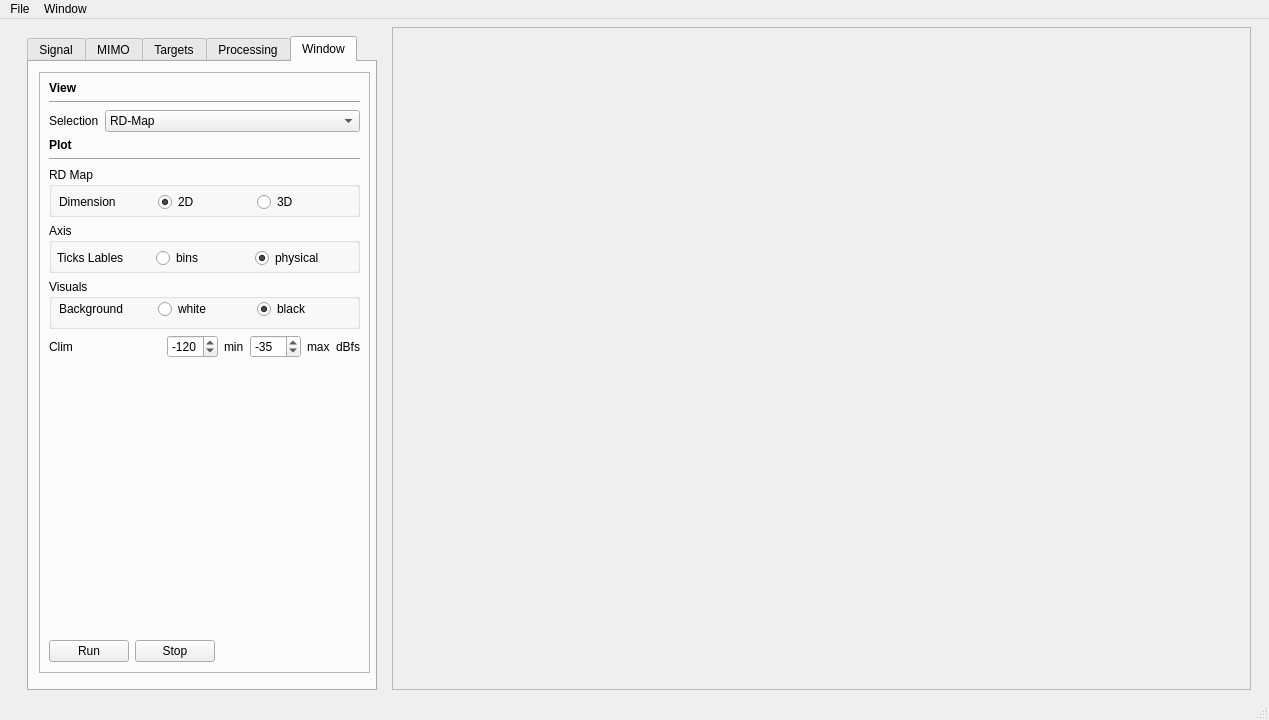
<?xml version="1.0" encoding="UTF-8"?>
<ui version="4.0">
 <class>MainWindow</class>
 <widget class="QMainWindow" name="MainWindow">
  <property name="enabled">
   <bool>true</bool>
  </property>
  <property name="geometry">
   <rect>
    <x>0</x>
    <y>0</y>
    <width>1269</width>
    <height>720</height>
   </rect>
  </property>
  <property name="sizePolicy">
   <sizepolicy hsizetype="Fixed" vsizetype="Fixed">
    <horstretch>0</horstretch>
    <verstretch>0</verstretch>
   </sizepolicy>
  </property>
  <property name="windowTitle">
   <string>MainWindow</string>
  </property>
  <property name="animated">
   <bool>true</bool>
  </property>
  <widget class="QWidget" name="centralwidget">
   <property name="sizePolicy">
    <sizepolicy hsizetype="Preferred" vsizetype="Preferred">
     <horstretch>0</horstretch>
     <verstretch>0</verstretch>
    </sizepolicy>
   </property>
   <widget class="QFrame" name="mainFrame">
    <property name="geometry">
     <rect>
      <x>9</x>
      <y>-1</y>
      <width>1251</width>
      <height>681</height>
     </rect>
    </property>
    <property name="sizePolicy">
     <sizepolicy hsizetype="Expanding" vsizetype="Expanding">
      <horstretch>0</horstretch>
      <verstretch>0</verstretch>
     </sizepolicy>
    </property>
    <property name="frameShape">
     <enum>QFrame::Shape::NoFrame</enum>
    </property>
    <layout class="QHBoxLayout" name="horizontalLayout_7">
     <item>
      <widget class="QFrame" name="mainSettingsFrame">
       <property name="sizePolicy">
        <sizepolicy hsizetype="Minimum" vsizetype="Minimum">
         <horstretch>0</horstretch>
         <verstretch>0</verstretch>
        </sizepolicy>
       </property>
       <property name="frameShape">
        <enum>QFrame::Shape::NoFrame</enum>
       </property>
       <layout class="QHBoxLayout" name="horizontalLayout_5">
        <item>
         <widget class="QTabWidget" name="tabWidget">
          <property name="sizePolicy">
           <sizepolicy hsizetype="Fixed" vsizetype="Fixed">
            <horstretch>0</horstretch>
            <verstretch>0</verstretch>
           </sizepolicy>
          </property>
          <property name="minimumSize">
           <size>
            <width>350</width>
            <height>655</height>
           </size>
          </property>
          <property name="currentIndex">
           <number>4</number>
          </property>
          <widget class="QWidget" name="tab">
           <attribute name="title">
            <string>Signal</string>
           </attribute>
           <widget class="QFrame" name="frame_4">
            <property name="geometry">
             <rect>
              <x>10</x>
              <y>10</y>
              <width>331</width>
              <height>601</height>
             </rect>
            </property>
            <property name="frameShape">
             <enum>QFrame::Shape::StyledPanel</enum>
            </property>
            <property name="frameShadow">
             <enum>QFrame::Shadow::Raised</enum>
            </property>
            <widget class="QWidget" name="verticalLayoutWidget_3">
             <property name="geometry">
              <rect>
               <x>10</x>
               <y>10</y>
               <width>311</width>
               <height>581</height>
              </rect>
             </property>
             <layout class="QVBoxLayout" name="verticalLayout_5">
              <item>
               <widget class="QLabel" name="label_21">
                <property name="font">
                 <font>
                  <bold>true</bold>
                 </font>
                </property>
                <property name="text">
                 <string>Source</string>
                </property>
               </widget>
              </item>
              <item>
               <widget class="QGroupBox" name="groupBox">
                <property name="title">
                 <string/>
                </property>
                <widget class="QWidget" name="horizontalLayoutWidget_7">
                 <property name="geometry">
                  <rect>
                   <x>9</x>
                   <y>0</y>
                   <width>291</width>
                   <height>41</height>
                  </rect>
                 </property>
                 <layout class="QHBoxLayout" name="horizontalLayout_9">
                  <item>
                   <widget class="QRadioButton" name="radioButton">
                    <property name="text">
                     <string>FMCW</string>
                    </property>
                    <property name="checked">
                     <bool>true</bool>
                    </property>
                   </widget>
                  </item>
                 </layout>
                </widget>
               </widget>
              </item>
              <item>
               <widget class="QLabel" name="label_4">
                <property name="font">
                 <font>
                  <bold>true</bold>
                 </font>
                </property>
                <property name="text">
                 <string>Waveform</string>
                </property>
               </widget>
              </item>
              <item>
               <widget class="QGroupBox" name="groupBox_2">
                <property name="enabled">
                 <bool>true</bool>
                </property>
                <property name="title">
                 <string/>
                </property>
                <widget class="QWidget" name="horizontalLayoutWidget_8">
                 <property name="geometry">
                  <rect>
                   <x>9</x>
                   <y>0</y>
                   <width>291</width>
                   <height>41</height>
                  </rect>
                 </property>
                 <layout class="QHBoxLayout" name="horizontalLayout_10">
                  <item>
                   <widget class="QRadioButton" name="radioButton_2">
                    <property name="text">
                     <string>Up-Chirp</string>
                    </property>
                    <property name="checked">
                     <bool>true</bool>
                    </property>
                   </widget>
                  </item>
                  <item>
                   <widget class="QRadioButton" name="radioButton_4">
                    <property name="text">
                     <string>Down-Chirp</string>
                    </property>
                   </widget>
                  </item>
                  <item>
                   <widget class="QRadioButton" name="radioButton_3">
                    <property name="text">
                     <string>Triangle-Chirp</string>
                    </property>
                   </widget>
                  </item>
                 </layout>
                </widget>
               </widget>
              </item>
              <item>
               <layout class="QHBoxLayout" name="horizontalLayout_8"/>
              </item>
              <item>
               <widget class="Line" name="line_3">
                <property name="orientation">
                 <enum>Qt::Orientation::Horizontal</enum>
                </property>
               </widget>
              </item>
              <item>
               <layout class="QGridLayout" name="gridLayout">
                <item row="0" column="3">
                 <spacer name="horizontalSpacer">
                  <property name="orientation">
                   <enum>Qt::Orientation::Horizontal</enum>
                  </property>
                  <property name="sizeHint" stdset="0">
                   <size>
                    <width>40</width>
                    <height>20</height>
                   </size>
                  </property>
                 </spacer>
                </item>
                <item row="1" column="2">
                 <widget class="QLabel" name="label_14">
                  <property name="text">
                   <string>MHz</string>
                  </property>
                 </widget>
                </item>
                <item row="7" column="2">
                 <widget class="QLabel" name="label_20">
                  <property name="text">
                   <string>µs</string>
                  </property>
                 </widget>
                </item>
                <item row="6" column="0">
                 <widget class="QLabel" name="label_10">
                  <property name="text">
                   <string>t_fly</string>
                  </property>
                 </widget>
                </item>
                <item row="5" column="0">
                 <widget class="QLabel" name="label_11">
                  <property name="text">
                   <string>t_pre</string>
                  </property>
                 </widget>
                </item>
                <item row="4" column="0">
                 <widget class="QLabel" name="label_12">
                  <property name="text">
                   <string>t_pri</string>
                  </property>
                 </widget>
                </item>
                <item row="1" column="0">
                 <widget class="QLabel" name="label_5">
                  <property name="text">
                   <string>f_BW</string>
                  </property>
                 </widget>
                </item>
                <item row="0" column="2">
                 <widget class="QLabel" name="label_13">
                  <property name="text">
                   <string>MHz</string>
                  </property>
                 </widget>
                </item>
                <item row="4" column="2">
                 <widget class="QLabel" name="label_17">
                  <property name="text">
                   <string>µs</string>
                  </property>
                 </widget>
                </item>
                <item row="5" column="1">
                 <widget class="QLineEdit" name="lineEdit_t_pre"/>
                </item>
                <item row="6" column="2">
                 <widget class="QLabel" name="label_19">
                  <property name="text">
                   <string>µs</string>
                  </property>
                 </widget>
                </item>
                <item row="7" column="1">
                 <widget class="QLineEdit" name="lineEdit_t_wait"/>
                </item>
                <item row="8" column="0">
                 <widget class="QLabel" name="label_7">
                  <property name="text">
                   <string>n_sample</string>
                  </property>
                 </widget>
                </item>
                <item row="8" column="1">
                 <widget class="QLineEdit" name="lineEdit_n_sample"/>
                </item>
                <item row="2" column="1">
                 <widget class="QLineEdit" name="lineEdit_f_s"/>
                </item>
                <item row="0" column="0">
                 <widget class="QLabel" name="label">
                  <property name="text">
                   <string>f_start</string>
                  </property>
                 </widget>
                </item>
                <item row="3" column="0">
                 <widget class="QLabel" name="label_8">
                  <property name="text">
                   <string>t_c</string>
                  </property>
                 </widget>
                </item>
                <item row="1" column="1">
                 <widget class="QLineEdit" name="lineEdit_f_BW"/>
                </item>
                <item row="0" column="1">
                 <widget class="QLineEdit" name="lineEdit_f_start">
                  <property name="minimumSize">
                   <size>
                    <width>100</width>
                    <height>0</height>
                   </size>
                  </property>
                  <property name="readOnly">
                   <bool>false</bool>
                  </property>
                 </widget>
                </item>
                <item row="3" column="1">
                 <widget class="QLineEdit" name="lineEdit_t_c"/>
                </item>
                <item row="6" column="1">
                 <widget class="QLineEdit" name="lineEdit_t_fly"/>
                </item>
                <item row="4" column="1">
                 <widget class="QLineEdit" name="lineEdit_t_pri"/>
                </item>
                <item row="2" column="2">
                 <widget class="QLabel" name="label_15">
                  <property name="text">
                   <string>MHz</string>
                  </property>
                 </widget>
                </item>
                <item row="9" column="1">
                 <widget class="QLineEdit" name="lineEdit_n_ramps"/>
                </item>
                <item row="7" column="0">
                 <widget class="QLabel" name="label_9">
                  <property name="text">
                   <string>t_wait</string>
                  </property>
                 </widget>
                </item>
                <item row="5" column="2">
                 <widget class="QLabel" name="label_18">
                  <property name="text">
                   <string>µs</string>
                  </property>
                 </widget>
                </item>
                <item row="9" column="0">
                 <widget class="QLabel" name="label_2">
                  <property name="text">
                   <string>n_ramps</string>
                  </property>
                 </widget>
                </item>
                <item row="2" column="0">
                 <widget class="QLabel" name="label_6">
                  <property name="text">
                   <string>f_s</string>
                  </property>
                 </widget>
                </item>
                <item row="3" column="2">
                 <widget class="QLabel" name="label_16">
                  <property name="text">
                   <string>µs</string>
                  </property>
                 </widget>
                </item>
               </layout>
              </item>
              <item>
               <widget class="Line" name="line">
                <property name="orientation">
                 <enum>Qt::Orientation::Horizontal</enum>
                </property>
               </widget>
              </item>
              <item>
               <spacer name="verticalSpacer_3">
                <property name="orientation">
                 <enum>Qt::Orientation::Vertical</enum>
                </property>
                <property name="sizeHint" stdset="0">
                 <size>
                  <width>20</width>
                  <height>40</height>
                 </size>
                </property>
               </spacer>
              </item>
              <item>
               <layout class="QHBoxLayout" name="horizontalLayout_2">
                <item>
                 <widget class="QPushButton" name="applyAndSaveButton">
                  <property name="text">
                   <string>Apply &amp;&amp; Save</string>
                  </property>
                 </widget>
                </item>
                <item>
                 <widget class="QPushButton" name="showButton">
                  <property name="text">
                   <string>Show</string>
                  </property>
                 </widget>
                </item>
                <item>
                 <spacer name="horizontalSpacer_2">
                  <property name="orientation">
                   <enum>Qt::Orientation::Horizontal</enum>
                  </property>
                  <property name="sizeHint" stdset="0">
                   <size>
                    <width>40</width>
                    <height>20</height>
                   </size>
                  </property>
                 </spacer>
                </item>
               </layout>
              </item>
             </layout>
            </widget>
           </widget>
          </widget>
          <widget class="QWidget" name="tab_5">
           <attribute name="title">
            <string>MIMO</string>
           </attribute>
           <widget class="QFrame" name="frame_6">
            <property name="geometry">
             <rect>
              <x>10</x>
              <y>10</y>
              <width>331</width>
              <height>601</height>
             </rect>
            </property>
            <property name="frameShape">
             <enum>QFrame::Shape::StyledPanel</enum>
            </property>
            <property name="frameShadow">
             <enum>QFrame::Shadow::Raised</enum>
            </property>
           </widget>
          </widget>
          <widget class="QWidget" name="tab_2">
           <attribute name="title">
            <string>Targets</string>
           </attribute>
           <widget class="QScrollArea" name="scrollArea">
            <property name="geometry">
             <rect>
              <x>10</x>
              <y>320</y>
              <width>331</width>
              <height>291</height>
             </rect>
            </property>
            <property name="horizontalScrollBarPolicy">
             <enum>Qt::ScrollBarPolicy::ScrollBarAsNeeded</enum>
            </property>
            <property name="widgetResizable">
             <bool>true</bool>
            </property>
            <widget class="QWidget" name="scrollAreaWidgetContents">
             <property name="geometry">
              <rect>
               <x>0</x>
               <y>0</y>
               <width>329</width>
               <height>289</height>
              </rect>
             </property>
             <layout class="QVBoxLayout" name="verticalLayout_4">
              <item>
               <widget class="BoxPedestrian" name="Box_Pedestrian"/>
              </item>
              <item>
               <widget class="BoxDrone" name="Box_Drone"/>
              </item>
              <item>
               <widget class="BoxTruck" name="Box_Truck"/>
              </item>
             </layout>
            </widget>
           </widget>
           <widget class="TargetList" name="TargetList">
            <property name="geometry">
             <rect>
              <x>10</x>
              <y>10</y>
              <width>331</width>
              <height>301</height>
             </rect>
            </property>
            <property name="horizontalScrollBarPolicy">
             <enum>Qt::ScrollBarPolicy::ScrollBarAsNeeded</enum>
            </property>
            <property name="widgetResizable">
             <bool>true</bool>
            </property>
            <widget class="QWidget" name="scrollAreaWidgetContents_2">
             <property name="geometry">
              <rect>
               <x>0</x>
               <y>0</y>
               <width>329</width>
               <height>299</height>
              </rect>
             </property>
             <layout class="QVBoxLayout" name="verticalLayout">
              <item>
               <spacer name="verticalSpacer">
                <property name="orientation">
                 <enum>Qt::Orientation::Vertical</enum>
                </property>
                <property name="sizeHint" stdset="0">
                 <size>
                  <width>20</width>
                  <height>40</height>
                 </size>
                </property>
               </spacer>
              </item>
             </layout>
            </widget>
           </widget>
          </widget>
          <widget class="QWidget" name="tab_3">
           <attribute name="title">
            <string>Processing</string>
           </attribute>
           <widget class="QFrame" name="frame_5">
            <property name="geometry">
             <rect>
              <x>10</x>
              <y>10</y>
              <width>331</width>
              <height>601</height>
             </rect>
            </property>
            <property name="frameShape">
             <enum>QFrame::Shape::StyledPanel</enum>
            </property>
            <property name="frameShadow">
             <enum>QFrame::Shadow::Raised</enum>
            </property>
            <widget class="QWidget" name="verticalLayoutWidget_2">
             <property name="geometry">
              <rect>
               <x>10</x>
               <y>10</y>
               <width>311</width>
               <height>581</height>
              </rect>
             </property>
             <layout class="QVBoxLayout" name="verticalLayout_3">
              <item>
               <layout class="QHBoxLayout" name="horizontalLayout_6">
                <item>
                 <widget class="QCheckBox" name="checkBox">
                  <property name="font">
                   <font>
                    <bold>true</bold>
                   </font>
                  </property>
                  <property name="text">
                   <string>Target Detection</string>
                  </property>
                 </widget>
                </item>
                <item>
                 <spacer name="horizontalSpacer_5">
                  <property name="orientation">
                   <enum>Qt::Orientation::Horizontal</enum>
                  </property>
                  <property name="sizeHint" stdset="0">
                   <size>
                    <width>40</width>
                    <height>20</height>
                   </size>
                  </property>
                 </spacer>
                </item>
               </layout>
              </item>
              <item>
               <widget class="Line" name="line_4">
                <property name="orientation">
                 <enum>Qt::Orientation::Horizontal</enum>
                </property>
               </widget>
              </item>
              <item>
               <layout class="QFormLayout" name="formLayout">
                <item row="0" column="0">
                 <widget class="QLabel" name="label_3">
                  <property name="text">
                   <string>Algorithm</string>
                  </property>
                 </widget>
                </item>
                <item row="0" column="1">
                 <widget class="QComboBox" name="setTargetDetection">
                  <item>
                   <property name="text">
                    <string>Single Threshold</string>
                   </property>
                  </item>
                  <item>
                   <property name="text">
                    <string>CA-CFAR</string>
                   </property>
                  </item>
                 </widget>
                </item>
               </layout>
              </item>
              <item>
               <widget class="QCheckBox" name="checkBox_2">
                <property name="font">
                 <font>
                  <bold>true</bold>
                 </font>
                </property>
                <property name="text">
                 <string>DoA</string>
                </property>
               </widget>
              </item>
              <item>
               <widget class="Line" name="line_8">
                <property name="orientation">
                 <enum>Qt::Orientation::Horizontal</enum>
                </property>
               </widget>
              </item>
              <item>
               <layout class="QFormLayout" name="formLayout_2">
                <item row="0" column="0">
                 <widget class="QLabel" name="label_22">
                  <property name="text">
                   <string>Algorithm</string>
                  </property>
                 </widget>
                </item>
                <item row="0" column="1">
                 <widget class="QComboBox" name="setTargetDetection_2">
                  <item>
                   <property name="text">
                    <string>Angle FFT</string>
                   </property>
                  </item>
                  <item>
                   <property name="text">
                    <string>Delay-Sum-Beamformer</string>
                   </property>
                  </item>
                 </widget>
                </item>
               </layout>
              </item>
              <item>
               <spacer name="verticalSpacer_2">
                <property name="orientation">
                 <enum>Qt::Orientation::Vertical</enum>
                </property>
                <property name="sizeHint" stdset="0">
                 <size>
                  <width>20</width>
                  <height>40</height>
                 </size>
                </property>
               </spacer>
              </item>
              <item>
               <layout class="QHBoxLayout" name="horizontalLayout">
                <item>
                 <widget class="QPushButton" name="applyButton">
                  <property name="sizePolicy">
                   <sizepolicy hsizetype="Minimum" vsizetype="Fixed">
                    <horstretch>0</horstretch>
                    <verstretch>0</verstretch>
                   </sizepolicy>
                  </property>
                  <property name="maximumSize">
                   <size>
                    <width>100</width>
                    <height>16777215</height>
                   </size>
                  </property>
                  <property name="text">
                   <string>Apply</string>
                  </property>
                 </widget>
                </item>
                <item>
                 <spacer name="horizontalSpacer_3">
                  <property name="orientation">
                   <enum>Qt::Orientation::Horizontal</enum>
                  </property>
                  <property name="sizeHint" stdset="0">
                   <size>
                    <width>40</width>
                    <height>20</height>
                   </size>
                  </property>
                 </spacer>
                </item>
               </layout>
              </item>
             </layout>
            </widget>
           </widget>
          </widget>
          <widget class="QWidget" name="tab_4">
           <attribute name="title">
            <string>Window</string>
           </attribute>
           <widget class="QFrame" name="frame_3">
            <property name="geometry">
             <rect>
              <x>10</x>
              <y>10</y>
              <width>331</width>
              <height>601</height>
             </rect>
            </property>
            <property name="frameShape">
             <enum>QFrame::Shape::StyledPanel</enum>
            </property>
            <property name="frameShadow">
             <enum>QFrame::Shadow::Raised</enum>
            </property>
            <widget class="QWidget" name="verticalLayoutWidget_4">
             <property name="geometry">
              <rect>
               <x>10</x>
               <y>9</y>
               <width>311</width>
               <height>581</height>
              </rect>
             </property>
             <layout class="QVBoxLayout" name="verticalLayout_6">
              <item>
               <widget class="QLabel" name="label_23">
                <property name="font">
                 <font>
                  <bold>true</bold>
                 </font>
                </property>
                <property name="text">
                 <string>View</string>
                </property>
               </widget>
              </item>
              <item>
               <widget class="Line" name="line_5">
                <property name="orientation">
                 <enum>Qt::Orientation::Horizontal</enum>
                </property>
               </widget>
              </item>
              <item>
               <layout class="QHBoxLayout" name="horizontalLayout_4">
                <item>
                 <widget class="QLabel" name="label_25">
                  <property name="sizePolicy">
                   <sizepolicy hsizetype="Minimum" vsizetype="Preferred">
                    <horstretch>0</horstretch>
                    <verstretch>0</verstretch>
                   </sizepolicy>
                  </property>
                  <property name="text">
                   <string>Selection</string>
                  </property>
                 </widget>
                </item>
                <item>
                 <widget class="QComboBox" name="plotLayoutSelector">
                  <property name="sizePolicy">
                   <sizepolicy hsizetype="Expanding" vsizetype="Fixed">
                    <horstretch>0</horstretch>
                    <verstretch>0</verstretch>
                   </sizepolicy>
                  </property>
                  <item>
                   <property name="text">
                    <string>RD-Map</string>
                   </property>
                  </item>
                  <item>
                   <property name="text">
                    <string>Combo</string>
                   </property>
                  </item>
                 </widget>
                </item>
               </layout>
              </item>
              <item>
               <widget class="QLabel" name="label_24">
                <property name="font">
                 <font>
                  <bold>true</bold>
                 </font>
                </property>
                <property name="text">
                 <string>Plot</string>
                </property>
               </widget>
              </item>
              <item>
               <widget class="Line" name="line_7">
                <property name="orientation">
                 <enum>Qt::Orientation::Horizontal</enum>
                </property>
               </widget>
              </item>
              <item>
               <widget class="QGroupBox" name="groupBox_3">
                <property name="minimumSize">
                 <size>
                  <width>0</width>
                  <height>50</height>
                 </size>
                </property>
                <property name="title">
                 <string>RD Map</string>
                </property>
                <widget class="QWidget" name="gridLayoutWidget_2">
                 <property name="geometry">
                  <rect>
                   <x>10</x>
                   <y>20</y>
                   <width>291</width>
                   <height>31</height>
                  </rect>
                 </property>
                 <layout class="QGridLayout" name="gridLayout_2">
                  <item row="0" column="2">
                   <widget class="QRadioButton" name="radioButton_3D">
                    <property name="text">
                     <string>3D</string>
                    </property>
                   </widget>
                  </item>
                  <item row="0" column="1">
                   <widget class="QRadioButton" name="radioButton_2D">
                    <property name="text">
                     <string>2D</string>
                    </property>
                    <property name="checked">
                     <bool>true</bool>
                    </property>
                   </widget>
                  </item>
                  <item row="0" column="0">
                   <widget class="QLabel" name="label_26">
                    <property name="text">
                     <string>Dimension</string>
                    </property>
                   </widget>
                  </item>
                 </layout>
                </widget>
               </widget>
              </item>
              <item>
               <widget class="QGroupBox" name="groupBox_4">
                <property name="minimumSize">
                 <size>
                  <width>0</width>
                  <height>50</height>
                 </size>
                </property>
                <property name="title">
                 <string>Axis</string>
                </property>
                <widget class="QWidget" name="gridLayoutWidget_3">
                 <property name="geometry">
                  <rect>
                   <x>8</x>
                   <y>20</y>
                   <width>291</width>
                   <height>31</height>
                  </rect>
                 </property>
                 <layout class="QGridLayout" name="gridLayout_3">
                  <item row="0" column="2">
                   <widget class="QRadioButton" name="radioButton_physical">
                    <property name="text">
                     <string>physical</string>
                    </property>
                    <property name="checked">
                     <bool>true</bool>
                    </property>
                   </widget>
                  </item>
                  <item row="0" column="1">
                   <widget class="QRadioButton" name="radioButton_bins">
                    <property name="text">
                     <string>bins</string>
                    </property>
                    <property name="checked">
                     <bool>false</bool>
                    </property>
                   </widget>
                  </item>
                  <item row="0" column="0">
                   <widget class="QLabel" name="label_29">
                    <property name="text">
                     <string>Ticks Lables</string>
                    </property>
                   </widget>
                  </item>
                 </layout>
                </widget>
               </widget>
              </item>
              <item>
               <widget class="QGroupBox" name="groupBox_5">
                <property name="minimumSize">
                 <size>
                  <width>0</width>
                  <height>50</height>
                 </size>
                </property>
                <property name="title">
                 <string>Visuals</string>
                </property>
                <widget class="QWidget" name="gridLayoutWidget_4">
                 <property name="geometry">
                  <rect>
                   <x>10</x>
                   <y>20</y>
                   <width>291</width>
                   <height>51</height>
                  </rect>
                 </property>
                 <layout class="QGridLayout" name="gridLayout_4">
                  <item row="0" column="0">
                   <widget class="QLabel" name="label_30">
                    <property name="text">
                     <string>Background</string>
                    </property>
                   </widget>
                  </item>
                  <item row="1" column="0">
                   <widget class="QLabel" name="label_27">
                    <property name="text">
                     <string/>
                    </property>
                   </widget>
                  </item>
                  <item row="0" column="2">
                   <widget class="QRadioButton" name="radioButton_black">
                    <property name="text">
                     <string>black</string>
                    </property>
                    <property name="checked">
                     <bool>true</bool>
                    </property>
                   </widget>
                  </item>
                  <item row="0" column="1">
                   <widget class="QRadioButton" name="radioButton_white">
                    <property name="text">
                     <string>white</string>
                    </property>
                    <property name="checked">
                     <bool>false</bool>
                    </property>
                   </widget>
                  </item>
                 </layout>
                </widget>
               </widget>
              </item>
              <item>
               <layout class="QGridLayout" name="gridLayout_5">
                <item row="0" column="2">
                 <widget class="QSpinBox" name="spinMinClimBox">
                  <property name="minimum">
                   <number>-160</number>
                  </property>
                  <property name="maximum">
                   <number>20</number>
                  </property>
                  <property name="value">
                   <number>-120</number>
                  </property>
                 </widget>
                </item>
                <item row="0" column="1">
                 <spacer name="horizontalSpacer_6">
                  <property name="orientation">
                   <enum>Qt::Orientation::Horizontal</enum>
                  </property>
                  <property name="sizeHint" stdset="0">
                   <size>
                    <width>40</width>
                    <height>20</height>
                   </size>
                  </property>
                 </spacer>
                </item>
                <item row="0" column="4">
                 <widget class="QSpinBox" name="spinMaxClimBox">
                  <property name="minimum">
                   <number>-160</number>
                  </property>
                  <property name="maximum">
                   <number>20</number>
                  </property>
                  <property name="value">
                   <number>-35</number>
                  </property>
                 </widget>
                </item>
                <item row="0" column="3">
                 <widget class="QLabel" name="label_31">
                  <property name="text">
                   <string>min</string>
                  </property>
                 </widget>
                </item>
                <item row="0" column="5">
                 <widget class="QLabel" name="label_32">
                  <property name="text">
                   <string>max</string>
                  </property>
                 </widget>
                </item>
                <item row="0" column="0">
                 <widget class="QLabel" name="label_28">
                  <property name="text">
                   <string>Clim</string>
                  </property>
                 </widget>
                </item>
                <item row="0" column="6">
                 <widget class="QLabel" name="label_33">
                  <property name="text">
                   <string>dBfs</string>
                  </property>
                 </widget>
                </item>
               </layout>
              </item>
              <item>
               <spacer name="verticalSpacer_4">
                <property name="orientation">
                 <enum>Qt::Orientation::Vertical</enum>
                </property>
                <property name="sizeHint" stdset="0">
                 <size>
                  <width>20</width>
                  <height>40</height>
                 </size>
                </property>
               </spacer>
              </item>
              <item>
               <layout class="QHBoxLayout" name="horizontalLayout_3">
                <item>
                 <widget class="QPushButton" name="runPlotButton">
                  <property name="text">
                   <string>Run</string>
                  </property>
                 </widget>
                </item>
                <item>
                 <widget class="QPushButton" name="stopPlotButton">
                  <property name="text">
                   <string>Stop</string>
                  </property>
                 </widget>
                </item>
                <item>
                 <spacer name="horizontalSpacer_4">
                  <property name="orientation">
                   <enum>Qt::Orientation::Horizontal</enum>
                  </property>
                  <property name="sizeHint" stdset="0">
                   <size>
                    <width>40</width>
                    <height>20</height>
                   </size>
                  </property>
                 </spacer>
                </item>
               </layout>
              </item>
             </layout>
            </widget>
           </widget>
          </widget>
         </widget>
        </item>
       </layout>
      </widget>
     </item>
     <item>
      <widget class="QFrame" name="plotFrame">
       <property name="sizePolicy">
        <sizepolicy hsizetype="Expanding" vsizetype="Expanding">
         <horstretch>0</horstretch>
         <verstretch>0</verstretch>
        </sizepolicy>
       </property>
       <property name="frameShape">
        <enum>QFrame::Shape::StyledPanel</enum>
       </property>
       <property name="frameShadow">
        <enum>QFrame::Shadow::Raised</enum>
       </property>
      </widget>
     </item>
    </layout>
   </widget>
  </widget>
  <widget class="QStatusBar" name="statusbar"/>
  <widget class="QMenuBar" name="menubar">
   <property name="geometry">
    <rect>
     <x>0</x>
     <y>0</y>
     <width>1269</width>
     <height>22</height>
    </rect>
   </property>
   <widget class="QMenu" name="menuFile">
    <property name="title">
     <string>File</string>
    </property>
    <addaction name="separator"/>
    <addaction name="actionReset"/>
    <addaction name="separator"/>
    <addaction name="actionImport"/>
    <addaction name="actionExport"/>
   </widget>
   <widget class="QMenu" name="menuRun">
    <property name="title">
     <string>Window</string>
    </property>
    <widget class="QMenu" name="menuPlots">
     <property name="title">
      <string>Plots</string>
     </property>
     <addaction name="actionFullscreen"/>
    </widget>
    <addaction name="menuPlots"/>
   </widget>
   <addaction name="menuFile"/>
   <addaction name="menuRun"/>
  </widget>
  <action name="actionReset">
   <property name="text">
    <string>Reset Settings</string>
   </property>
  </action>
  <action name="actionImport">
   <property name="text">
    <string>Import</string>
   </property>
  </action>
  <action name="actionExport">
   <property name="text">
    <string>Export</string>
   </property>
  </action>
  <action name="actionRun">
   <property name="text">
    <string>Run</string>
   </property>
  </action>
  <action name="actionStop">
   <property name="text">
    <string>Stop</string>
   </property>
  </action>
  <action name="actionFullscreen">
   <property name="text">
    <string>Fullscreen</string>
   </property>
  </action>
 </widget>
 <customwidgets>
  <customwidget>
   <class>BoxPedestrian</class>
   <extends>QGroupBox</extends>
   <header>app.widgets.box_pedestrian</header>
   <container>1</container>
  </customwidget>
  <customwidget>
   <class>BoxDrone</class>
   <extends>QGroupBox</extends>
   <header>app.widgets.box_drone</header>
   <container>1</container>
  </customwidget>
  <customwidget>
   <class>BoxTruck</class>
   <extends>QGroupBox</extends>
   <header>app.widgets.box_truck</header>
   <container>1</container>
  </customwidget>
  <customwidget>
   <class>TargetList</class>
   <extends>QScrollArea</extends>
   <header>app.widgets.target_list</header>
   <container>1</container>
  </customwidget>
 </customwidgets>
 <resources>
  <include location="../../Assets/Resources/icons.qrc"/>
  <include location="../../Assets/Resources/icons.qrc"/>
 </resources>
 <connections/>
 <designerdata>
  <property name="gridDeltaX">
   <number>10</number>
  </property>
  <property name="gridDeltaY">
   <number>10</number>
  </property>
  <property name="gridSnapX">
   <bool>true</bool>
  </property>
  <property name="gridSnapY">
   <bool>true</bool>
  </property>
  <property name="gridVisible">
   <bool>true</bool>
  </property>
 </designerdata>
</ui>
